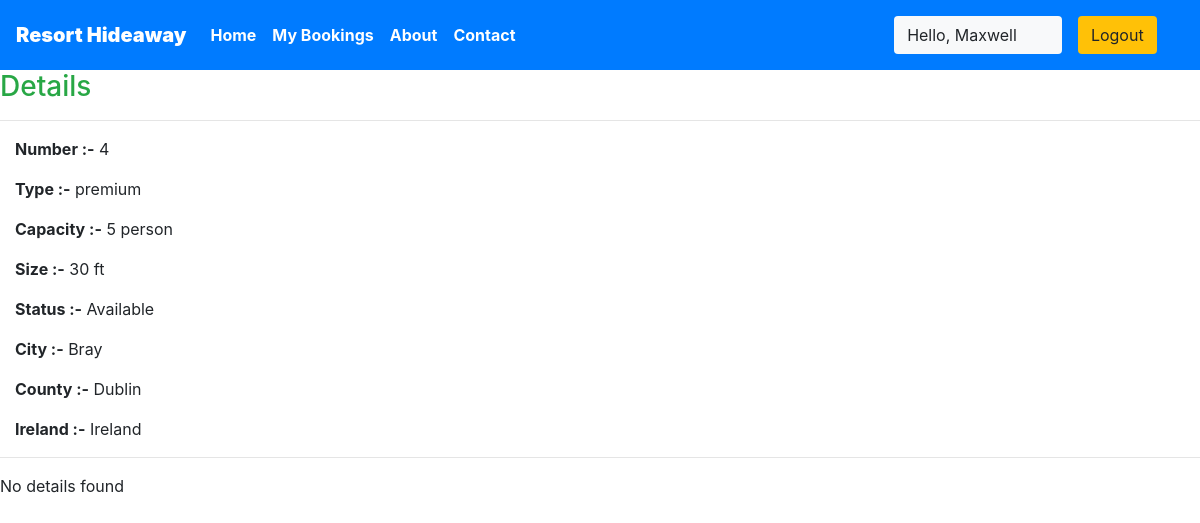
The page /staff/panel/view-room?roomid=3 (signed in) on the database as committed earlier.
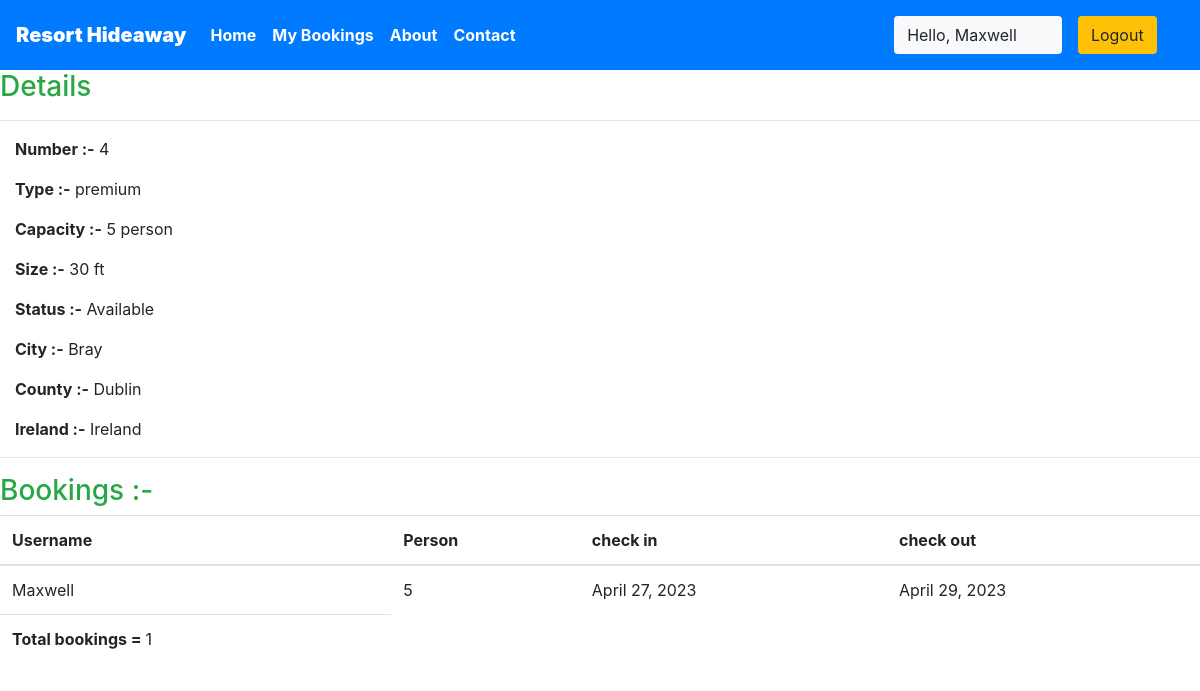
The same page on the database as committed later.
### hideaway/models.py (models this page shows, shortened)
class Reservation(models.Model):
    check_in = models.DateField(auto_now=False)
    check_out = models.DateField()
    room = models.ForeignKey(Rooms, on_delete=models.CASCADE)
    guest = models.ForeignKey(User, on_delete=models.CASCADE)
    booking_id = models.CharField(max_length=100, default="null")
    comments = models.CharField(max_length=30, default="Default comments")

class Rooms(models.Model):
    ROOM_STATUS = (
        ("1", "available"),
        ("2", "not available"),
    )
    ROOM_TYPE = (
        ("1", "premium"),
        ("2", "deluxe"),
        ("3", "basic"),
    )
    room_type = models.CharField(max_length=50, choices=ROOM_TYPE)
    capacity = models.IntegerField()
    price = models.IntegerField()
    size = models.IntegerField()
    resort = models.ForeignKey(Resorts, on_delete=models.CASCADE)
    status = models.CharField(choices=ROOM_STATUS, max_length=15)
    roomnumber = models.IntegerField()

### hideaway/views.py (the view)
# urls.py: path('staff/panel/view-room', views.view_room),
@login_required(login_url='/staff')
def view_room(request):
    room_id = request.GET['roomid']
    room = Rooms.objects.all().get(id=room_id)
    reservation = Reservation.objects.all().filter(room=room)
    return HttpResponse(render(request, 'staff/viewroom.html', {'room': room, 'reservations': reservation}))

### templates/staff/viewroom.html
 {% extends 'basic.html' %} {% block title %}View Room {% endblock title %} {% block body %}
<h3 class="text-success"> Details</h3>
<hr>
<div class="container mx-0 ">
    <p><b>Number :-</b> {{room.roomnumber}}</p>
    <p><b>Type :-</b> {{room.get_room_type_display}}</p>
    <p><b>Capacity :-</b> {{room.capacity}} person</p>
    <p><b>Size :-</b> {{room.size}} ft</p>
    <p><b>Status :-</b> {{room.get_status_display| capfirst}} </p>
    <p><b>City :-</b> {{room.resort.location| capfirst}} </p>
    <p><b>County :-</b> {{room.resort.county| capfirst}} </p>
    <p><b>Ireland :-</b> {{room.resort.country| capfirst}} </p>
</div>
<hr> {% if reservations %}
<h3 class="text-success">Bookings :-</h3>
<table class="table">
    <thead>
        <th>Username</th>
        <th>Person</th>
        <th>check in</th>
        <th>check out</th>
    </thead>
    {% for each_detail in reservations %}
    <tr>
        <td>{{each_detail.guest.username}}</td>
        <td>{{each_detail.room.capacity}}</td>
        <td>{{each_detail.check_in}}</td>
        <td>{{each_detail.check_out}}</td>
    </tr>
    {% endfor %}
    <tr>
        <td><b>Total bookings = </b>{{reservations | length}}</td>
    </tr>
</table>
{% else %}
<p>No details found</p>
{% endif %} {% endblock body %}

Rows that differ between the two databases and show on the page:
added Reservation: guest.username "Maxwell", room.capacity "5", check_in "April 27, 2023", check_out "April 29, 2023"
Other text that changed with them:
{{ reservations | length }}: (not shown) → "1"
text no longer shown: "No details found"
text now shown: "Bookings :- Username Person check in check out Total bookings ="
